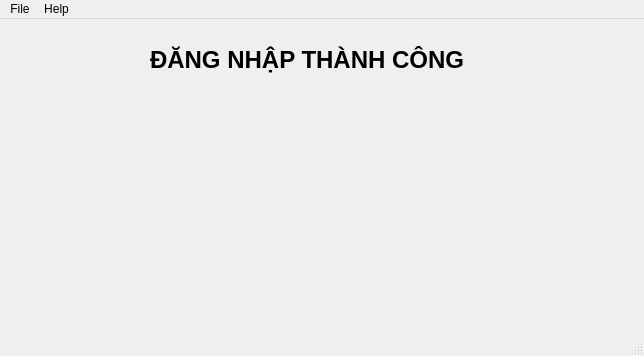
<?xml version="1.0" encoding="UTF-8"?>
<ui version="4.0">
 <class>MainWindow</class>
 <widget class="QMainWindow" name="MainWindow">
  <property name="geometry">
   <rect>
    <x>0</x>
    <y>0</y>
    <width>644</width>
    <height>356</height>
   </rect>
  </property>
  <property name="windowTitle">
   <string>MainWindow</string>
  </property>
  <widget class="QWidget" name="centralwidget">
   <widget class="QLabel" name="lblWelcome">
    <property name="geometry">
     <rect>
      <x>150</x>
      <y>20</y>
      <width>331</width>
      <height>41</height>
     </rect>
    </property>
    <property name="font">
     <font>
      <pointsize>18</pointsize>
      <weight>75</weight>
      <bold>true</bold>
     </font>
    </property>
    <property name="text">
     <string>ĐĂNG NHẬP THÀNH CÔNG</string>
    </property>
   </widget>
  </widget>
  <widget class="QMenuBar" name="menubar">
   <property name="geometry">
    <rect>
     <x>0</x>
     <y>0</y>
     <width>644</width>
     <height>21</height>
    </rect>
   </property>
   <widget class="QMenu" name="menuFile">
    <property name="title">
     <string>File</string>
    </property>
    <widget class="QMenu" name="menuSkin">
     <property name="title">
      <string>Skin</string>
     </property>
     <addaction name="actionSkin_1"/>
     <addaction name="actionSkin_2"/>
     <addaction name="actionNone"/>
    </widget>
    <addaction name="actionLogin"/>
    <addaction name="menuSkin"/>
    <addaction name="actionClose"/>
   </widget>
   <widget class="QMenu" name="menuHelp">
    <property name="title">
     <string>Help</string>
    </property>
    <addaction name="actionAbout"/>
   </widget>
   <addaction name="menuFile"/>
   <addaction name="menuHelp"/>
  </widget>
  <widget class="QStatusBar" name="statusbar"/>
  <action name="actionSkin_1">
   <property name="text">
    <string>Skin 1</string>
   </property>
  </action>
  <action name="actionSkin_2">
   <property name="text">
    <string>Skin 2</string>
   </property>
  </action>
  <action name="actionNone">
   <property name="text">
    <string>None</string>
   </property>
  </action>
  <action name="actionClose">
   <property name="text">
    <string>Close</string>
   </property>
  </action>
  <action name="actionAbout">
   <property name="text">
    <string>About</string>
   </property>
  </action>
  <action name="actionLogin">
   <property name="text">
    <string>Login</string>
   </property>
  </action>
 </widget>
 <resources/>
 <connections/>
</ui>
